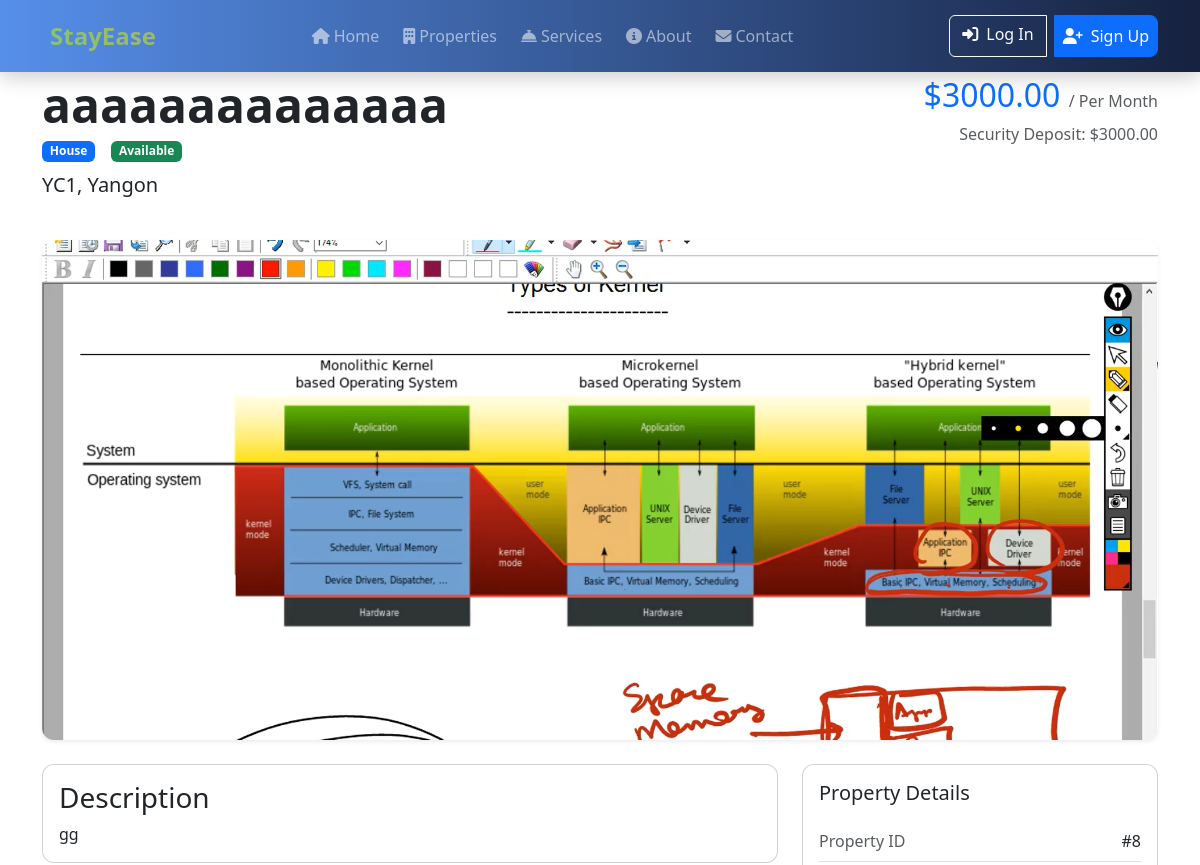
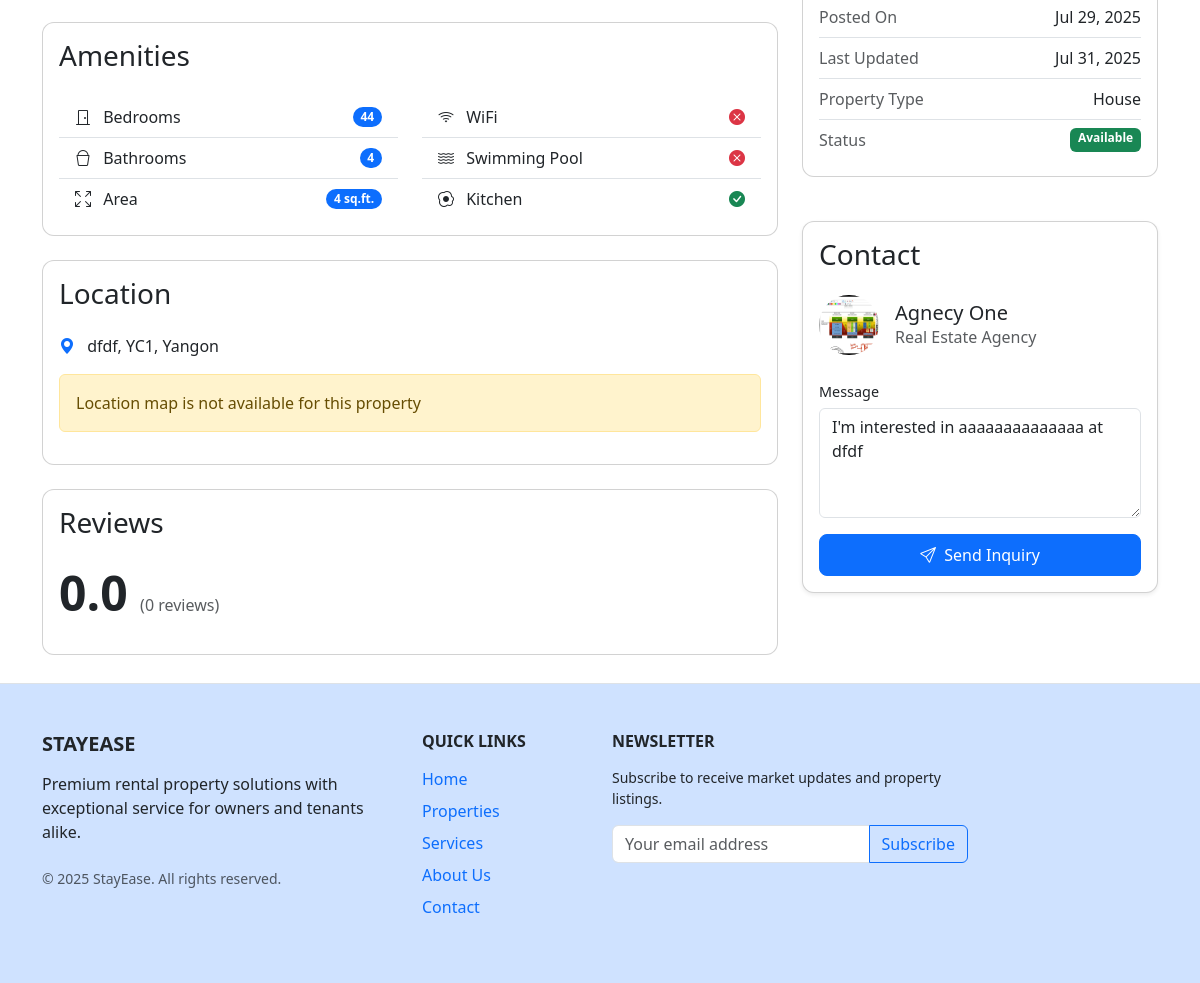
Before: /property-detail/8/ with the older database file (2 pictures, top to bottom).
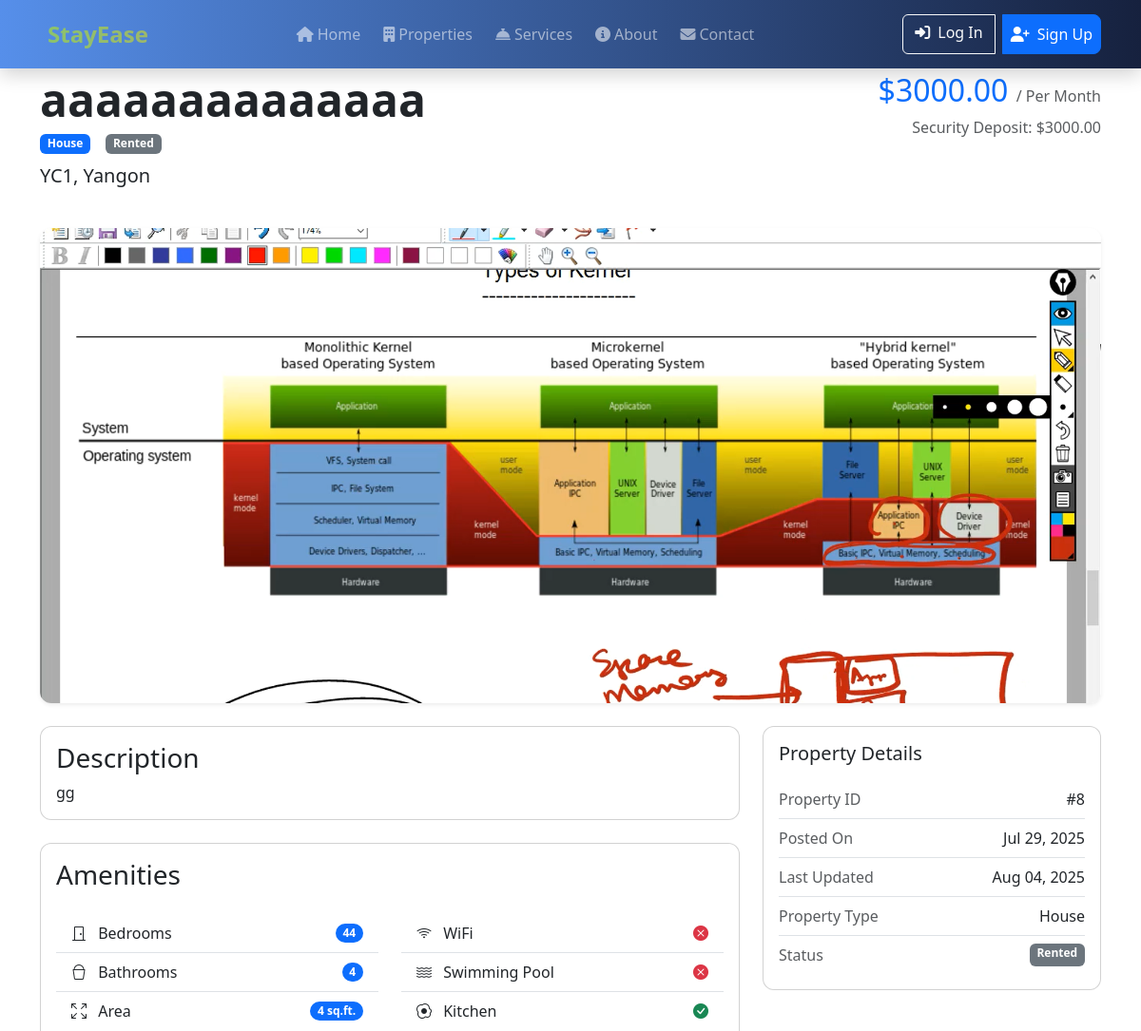
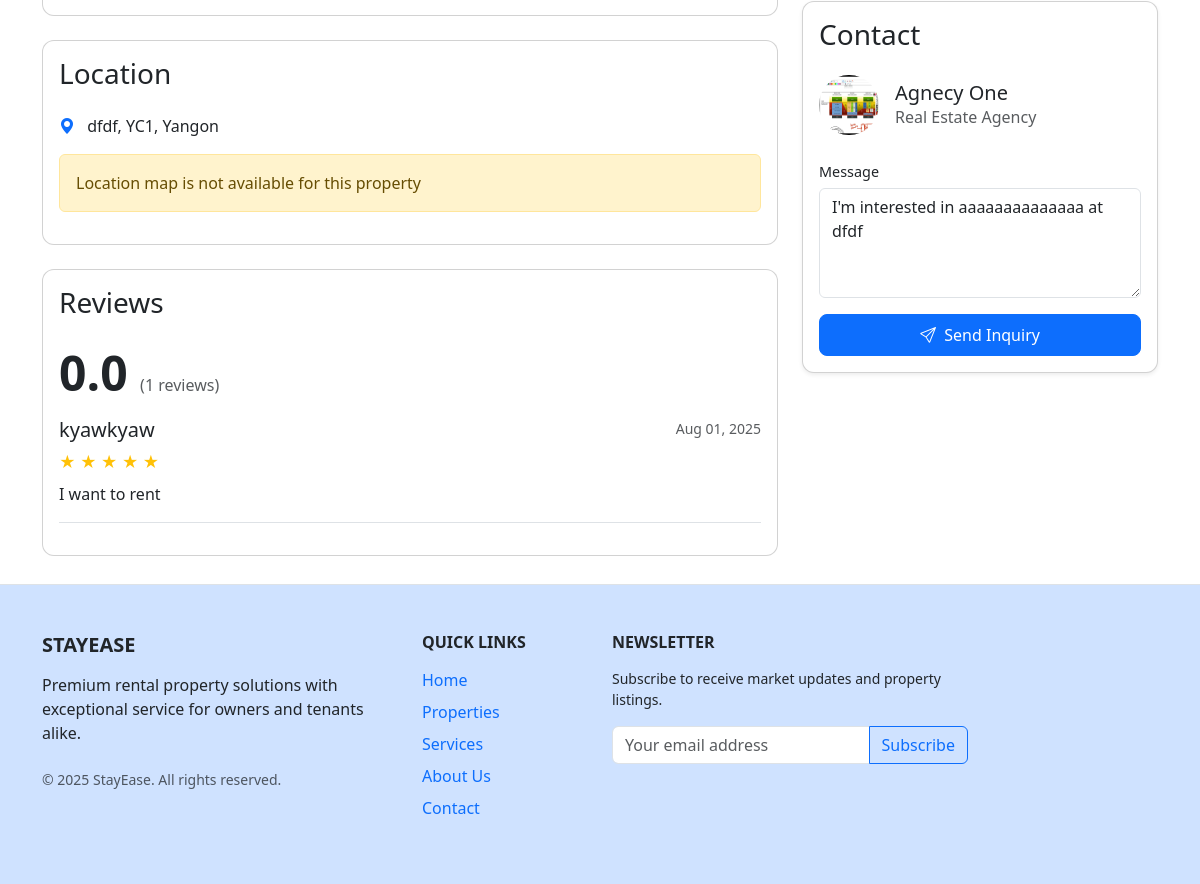
After: the same page with the newer database file (2 pictures, top to bottom).
### myapp/models.py (models this page shows, shortened)
class Property(models.Model):
    PROPERTY_TYPE_CHOICES = [
        ('HOUSE', 'House'),
        ('APARTMENT', 'Apartment'),
        ('CONDO', 'Condominium'),
        ('HOSTEL', 'Hostel Room'),
    ]
    RENT_TYPE_CHOICES = [
        ('MONTH', 'Per Month'),
        ('WEEK', 'Per Week'),
        ('DAY', 'Per Day'),
        ('YEAR', 'Per Year'),
    ]
    STATUS_CHOICES = [
        ('AVAILABLE', 'Available'),
        ('BOOKED', 'Booked'),
        ('RENTED', 'Rented'),
        ('MAINTENANCE', 'Under Maintenance'),
    ]
    ADMIN_APPROVE = [
        ('APPROVED', 'Approved'),
        ('PENDING', 'Pending'),
        ('REJECT', 'Reject'),
    ]
    name = models.CharField(max_length=100)
    property_type = models.CharField(max_length=20, choices=PROPERTY_TYPE_CHOICES)
    description = models.TextField()
    beds = models.PositiveIntegerField()
    baths = models.PositiveIntegerField()
    has_wifi = models.BooleanField(default=False)
    has_pool = models.BooleanField(default=False)
    has_kitchen = models.BooleanField(default=False)
    area_sqft = models.PositiveIntegerField(null=True, blank=True)
    rent_type = models.CharField(max_length=20, choices=RENT_TYPE_CHOICES)
    rent_amount = models.DecimalField(max_digits=10, decimal_places=2, validators=[MinValueValidator(0)])
    security_deposit = models.DecimalField(max_digits=10, decimal_places=2, default=0, validators=[MinValueValidator(0)])
    primary_image = models.ImageField(upload_to='property_images/')
    image_caption = models.CharField(max_length=255, blank=True, null=True)
    region = models.ForeignKey('Region', on_delete=models.CASCADE)
    city = models.ForeignKey('City', on_delete=models.CASCADE)
    address = models.TextField()
    latitude = models.DecimalField(max_digits=9, decimal_places=6, null=True, blank=True)
    longitude = models.DecimalField(max_digits=9, decimal_places=6, null=True, blank=True)
    status = models.CharField(max_length=20, choices=STATUS_CHOICES, default='AVAILABLE')
    is_featured = models.BooleanField(default=False)
    posted_by = models.ForeignKey('CustomUser', on_delete=models.CASCADE, related_name='properties')
    created_at = models.DateTimeField(auto_now_add=True)
    updated_at = models.DateTimeField(auto_now=True)
    is_active = models.BooleanField(default=True)
    admin_approved = models.CharField(max_length=20, choices=ADMIN_APPROVE, default='PENDING')

class City(models.Model):
    region = models.ForeignKey(Region, on_delete=models.CASCADE, related_name='cities')
    name = models.CharField(max_length=50)
    class Meta:
        verbose_name_plural = 'Cities'
        unique_together = ('region', 'name')

class Region(models.Model):
    name = models.CharField(max_length=50, unique=True)

class AgencyProfile(models.Model):
    LICENSE_STATUS = [
        ('PENDING','Pending'),
        ('APPROVED','Approved'),
        ('REJECT','Reject'),
    ]
    user = models.OneToOneField(CustomUser, on_delete=models.CASCADE, related_name='agency_profile')
    agency_name = models.CharField(max_length=100)
    phone = models.CharField(max_length=15,blank=True,null=True)
    email = models.EmailField(blank=True,null=True)
    contact_person = models.CharField(max_length=100)
    license_number = models.CharField(max_length=50, blank=True)
    license_status = models.CharField(max_length=20,choices=LICENSE_STATUS,default='PENDING')
    address = models.TextField(blank=True)
    website = models.URLField(blank=True)
    agency_logo = models.ImageField(upload_to='agency_logos/', blank=True)

class Review(models.Model):
    property = models.ForeignKey(Property, on_delete=models.CASCADE, related_name='reviews')
    user = models.ForeignKey(CustomUser, on_delete=models.CASCADE)
    rating = models.PositiveSmallIntegerField(
        validators=[MinValueValidator(1), MaxValueValidator(5)]
    )
    comment = models.TextField()
    created_at = models.DateTimeField(auto_now_add=True)
    is_approved = models.BooleanField(default=True)
    class Meta:
        unique_together = ('property', 'user')

class CustomUser(AbstractUser):
    ROLE_CHOICES = (
        ('ADMIN', 'Administrator'),
        ('CUSTOMER', 'Customer'),
        ('AGENCY', 'Agency'),
    )
    role = models.CharField(max_length=20, choices=ROLE_CHOICES, default='CUSTOMER')
    created_at = models.DateTimeField(auto_now_add=True)
    updated_at = models.DateTimeField(auto_now=True)

### myapp/views.py (the view, shortened to what this page needs)
# urls.py: path('property-detail/<int:pk>/',views.PropertyDetailView.as_view(),name='property_detail'),
class PropertyDetailView(View):
    def get(self, request, pk):
        property_obj = get_object_or_404(Property, id=pk )
        inquiry_form = InquiryForm()
        review_form = ReviewForm()
        reviews = property_obj.reviews.filter(is_approved=True)
        average_rating = reviews.aggregate(avg=Avg('rating'))['avg'] or 0
        context = {
            'property': property_obj,
            'review_form': review_form,
            'reviews': reviews,
            'inquiryForm': inquiry_form,
            'average_rating': average_rating
        }
        return render(request, 'property-detail.html', context)

### templates/property-detail.html (shortened to what the changed rows need)
{% extends 'base.html' %}
{% block content %}
<div class="container py-1">
    <div class="row mb-4">
        <div class="col-md-8">
            <h1 class="display-5 fw-bold">{{ property.name }}</h1>
            <div class="d-flex align-items-center gap-3 mb-2">
                <span class="badge bg-primary">{{ property.get_property_type_display }}</span>
                <span class="badge
                    {% if property.status == 'AVAILABLE' %}bg-success
                    {% elif property.status == 'BOOKED' %}bg-warning
                    {% elif property.status == 'RENTED' %}bg-secondary
                    {% else %}bg-danger{% endif %}">
                    {{ property.get_status_display }}
                </span>
            </div>
            <p class="lead">{{ property.city.name }}, {{ property.region.name }}</p>
        </div>
        <div class="col-md-4 text-md-end">
            <h2 class="text-primary">${{ property.rent_amount }}
                <small class="text-muted fs-6">/ {{ property.get_rent_type_display }}</small>
            </h2>
            <p class="text-muted">Security Deposit: ${{ property.security_deposit }}</p>
        </div>
    </div>
    <div class="card mb-4 border-0 shadow-sm">
        <img src="{{ property.primary_image.url }}" class="card-img-top rounded-top" alt="{{ property.name }}" style="max-height: 500px; object-fit: cover;">
    </div>
    <div class="row">
        <div class="col-lg-8">
            <div class="card mb-4">
                <div class="card-body">
                    <h3 class="card-title">Description</h3>
                    <p class="card-text">{{ property.description }}</p>
                </div>
            </div>
            <div class="card mb-4">
                <div class="card-body">
                    <div class="row">
                        <div class="col-md-6">
                            <ul class="list-group list-group-flush">
                                <li class="list-group-item d-flex justify-content-between align-items-center">
                                    <span><i class="bi bi-door-closed me-2"></i> Bedrooms</span>
                                    <span class="badge bg-primary rounded-pill">{{ property.beds }}</span>
                                </li>
                                <li class="list-group-item d-flex justify-content-between align-items-center">
                                    <span><i class="bi bi-bucket me-2"></i> Bathrooms</span>
                                    <span class="badge bg-primary rounded-pill">{{ property.baths }}</span>
                                </li>
                                {% if property.area_sqft %}
                                <li class="list-group-item d-flex justify-content-between align-items-center">
                                    <span><i class="bi bi-arrows-fullscreen me-2"></i> Area</span>
                                    <span class="badge bg-primary rounded-pill">{{ property.area_sqft }} sq.ft.</span>
                                </li>
                                {% endif %}
                            </ul>
                        </div>
                    </div>
                </div>
            </div>
            <div class="card mb-4">
                <div class="card-body">
                    <h3 class="card-title mb-4">Location</h3>
                    <p class="card-text mb-3">
                        <i class="bi bi-geo-alt-fill me-2 text-primary"></i>
                        {{ property.address }}, {{ property.city.name }}, {{ property.region.name }}
                    </p>
                    {% if property.latitude and property.longitude %}
                    <div class="ratio ratio-16x9 mb-3">
                        <iframe
                            src="https://maps.google.com/maps?q={{ property.latitude }},{{ property.longitude }}&hl=es;z=14&amp;output=embed"
                            style="border:0; border-radius: 8px;"
                            allowfullscreen>
                        </iframe>
                    </div>
                    {% else %}
                    <div class="alert alert-warning">Location map is not available for this property</div>
                    {% endif %}
                </div>
            </div>
            <div class="card mb-4">
                <div class="card-body">
                    {% if property.reviews %}
                        <div class="d-flex justify-content-between align-items-center mb-3">
                            <div>
                                <span class="display-5 fw-bold">
                                    {{ property.average_rating|default:0|floatformat:1 }}
                                </span>
                                <span class="text-muted">({{ property.reviews.count }} reviews)</span>
                            </div>
                        </div>
                        <div class="reviews-container">
                            {% for review in reviews %}
                                <div class="border-bottom pb-3 mb-3">
                                    <div class="d-flex justify-content-between mb-2">
                                        <h5 class="mb-0">{{ review.user.username }}</h5>
                                        <small class="text-muted">{{ review.created_at|date:"M d, Y" }}</small>
                                    </div>
                                    <div class="mb-2">
                                        <span class="text-warning">
                                            {% for i in "12345" %}
                                                {% if forloop.counter <= review.rating %}★{% else %}☆{% endif %}
                                            {% endfor %}
                                        </span>
                                    </div>
                                    <p class="mb-0">{{ review.comment }}</p>
                                </div>
                            {% endfor %}
                        </div>
                    {% endif %}
                </div>
            </div>
        </div>
        <div class="col-lg-4">
            <div class="card mb-4">
                <div class="card-body">
                    <ul class="list-group list-group-flush">
                        <li class="list-group-item d-flex justify-content-between px-0">
                            <span class="text-muted">Property ID</span>
                            <span>#{{ property.id }}</span>
                        </li>
                        <li class="list-group-item d-flex justify-content-between px-0">
                            <span class="text-muted">Posted On</span>
                            <span>{{ property.created_at|date:"M d, Y" }}</span>
                        </li>
                        <li class="list-group-item d-flex justify-content-between px-0">
                            <span class="text-muted">Last Updated</span>
                            <span>{{ property.updated_at|date:"M d, Y" }}</span>
                        </li>
                        <li class="list-group-item d-flex justify-content-between px-0">
                            <span class="text-muted">Property Type</span>
                            <span>{{ property.get_property_type_display }}</span>
                        </li>
                        <li class="list-group-item d-flex justify-content-between px-0">
                            <span class="text-muted">Status</span>
                            <span class="badge
                                {% if property.status == 'AVAILABLE' %}bg-success
                                {% elif property.status == 'BOOKED' %}bg-warning
                                {% elif property.status == 'RENTED' %}bg-secondary
                                {% else %}bg-danger{% endif %}">
                                {{ property.get_status_display }}
                            </span>
                        </li>
                    </ul>
                </div>
            </div>
            <div class="card mb-4 shadow-sm " style="top: 20px;">
                <div class="card-body">
                    <div class="d-flex align-items-center mb-4">
                        <div class="flex-shrink-0">
                            {% if property.posted_by.role == 'AGENCY' and property.posted_by.agency_profile.agency_logo %}
                                <img src="{{ property.posted_by.agency_profile.agency_logo.url }}"
                                     class="rounded-circle"
                                     alt="{{ property.posted_by.agency_profile.agency_name }}"
                                     width="60" height="60">
                            {% elif property.posted_by.role == 'OWNER' and property.posted_by.owner_profile.owner_photo %}
                                <img src="{{ property.posted_by.owner_profile.owner_photo.url }}"
                                     class="rounded-circle"
                                     alt="{{ property.posted_by.owner_profile.owner_name }}"
                                     width="60" height="60">
                            {% else %}
                                <div class="bg-light rounded-circle d-flex align-items-center justify-content-center"
                                     style="width: 60px; height: 60px;">
                                    <i class="bi bi-person fs-4 text-muted"></i>
                                </div>
                            {% endif %}
                        </div>
                        <div class="flex-grow-1 ms-3">
                            <h5 class="mb-0">
                                {% if property.posted_by.role == 'AGENCY' %}
                                    {{ property.posted_by.agency_profile.agency_name }}
                                {% elif property.posted_by.role == 'OWNER' %}
                                    {{ property.posted_by.owner_profile.owner_name }}
                                {% else %}
                                    {{ property.posted_by.username }}
                                {% endif %}
                            </h5>
                            <p class="text-muted mb-0">
                                {% if property.posted_by.role == 'AGENCY' %}
                                    Real Estate Agency
                                {% elif property.posted_by.role == 'OWNER' %}
                                    Property Owner
                                {% else %}
                                    {% if property.posted_by.role == 'ADMIN' %}Administrator{% else %}Customer{% endif %}
                                {% endif %}
                            </p>
                        </div>
                    </div>
                    <form method="post" action="{% url 'send_inquiry' property.id %}">
                        <div class="mb-3">
                            <label for="message" class="form-label">Message</label>
                            <textarea class="form-control" name="inquiryMessage" id="message" rows="4" required>I'm interested in {{ property.name }} at {{ property.address }}</textarea>
                        </div>
                    </form>
</div>
                </div>
            </div>
        </div>
    </div>
</div>
{% endblock content %}

Changed rows visible on the page:
changed Property "aaaaaaaaaaaaaa": status "Available" → "Rented"; reviews.count "0" → "1"; updated_at "Jul 31, 2025" → "Aug 04, 2025"
added Review: user.username "kyawkyaw", created_at "Aug 01, 2025", rating 5 (drawn), comment "I want to rent"
